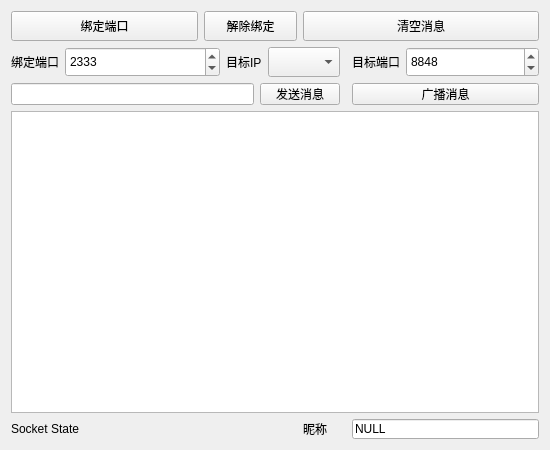
<?xml version="1.0" encoding="UTF-8"?>
<ui version="4.0">
 <class>UDPCOM</class>
 <widget class="QWidget" name="UDPCOM">
  <property name="geometry">
   <rect>
    <x>0</x>
    <y>0</y>
    <width>550</width>
    <height>450</height>
   </rect>
  </property>
  <property name="minimumSize">
   <size>
    <width>550</width>
    <height>450</height>
   </size>
  </property>
  <property name="maximumSize">
   <size>
    <width>550</width>
    <height>450</height>
   </size>
  </property>
  <property name="windowTitle">
   <string>UDPCOM</string>
  </property>
  <layout class="QGridLayout" name="gridLayout">
   <item row="2" column="3" colspan="2">
    <widget class="QPushButton" name="pushButton_sendP2P">
     <property name="sizePolicy">
      <sizepolicy hsizetype="Expanding" vsizetype="Fixed">
       <horstretch>0</horstretch>
       <verstretch>20</verstretch>
      </sizepolicy>
     </property>
     <property name="minimumSize">
      <size>
       <width>0</width>
       <height>20</height>
      </size>
     </property>
     <property name="text">
      <string>发送消息</string>
     </property>
    </widget>
   </item>
   <item row="3" column="0" colspan="7">
    <widget class="QTextEdit" name="textEdit_disp"/>
   </item>
   <item row="4" column="4">
    <widget class="QLabel" name="label_4">
     <property name="sizePolicy">
      <sizepolicy hsizetype="Minimum" vsizetype="Minimum">
       <horstretch>0</horstretch>
       <verstretch>0</verstretch>
      </sizepolicy>
     </property>
     <property name="text">
      <string>昵称</string>
     </property>
    </widget>
   </item>
   <item row="0" column="4" colspan="3">
    <widget class="QPushButton" name="pushButton_clearDisp">
     <property name="sizePolicy">
      <sizepolicy hsizetype="Expanding" vsizetype="Fixed">
       <horstretch>0</horstretch>
       <verstretch>0</verstretch>
      </sizepolicy>
     </property>
     <property name="minimumSize">
      <size>
       <width>0</width>
       <height>30</height>
      </size>
     </property>
     <property name="maximumSize">
      <size>
       <width>16777215</width>
       <height>30</height>
      </size>
     </property>
     <property name="text">
      <string>清空消息</string>
     </property>
    </widget>
   </item>
   <item row="0" column="0">
    <widget class="QPushButton" name="pushButton_bindPort">
     <property name="sizePolicy">
      <sizepolicy hsizetype="Expanding" vsizetype="Fixed">
       <horstretch>0</horstretch>
       <verstretch>0</verstretch>
      </sizepolicy>
     </property>
     <property name="minimumSize">
      <size>
       <width>0</width>
       <height>30</height>
      </size>
     </property>
     <property name="maximumSize">
      <size>
       <width>16777215</width>
       <height>30</height>
      </size>
     </property>
     <property name="text">
      <string>绑定端口</string>
     </property>
    </widget>
   </item>
   <item row="0" column="1" colspan="3">
    <widget class="QPushButton" name="pushButton_abortBind">
     <property name="sizePolicy">
      <sizepolicy hsizetype="Expanding" vsizetype="Fixed">
       <horstretch>0</horstretch>
       <verstretch>0</verstretch>
      </sizepolicy>
     </property>
     <property name="minimumSize">
      <size>
       <width>0</width>
       <height>30</height>
      </size>
     </property>
     <property name="maximumSize">
      <size>
       <width>16777215</width>
       <height>30</height>
      </size>
     </property>
     <property name="text">
      <string>解除绑定</string>
     </property>
    </widget>
   </item>
   <item row="1" column="6">
    <layout class="QHBoxLayout" name="horizontalLayout_3">
     <item>
      <widget class="QLabel" name="label_3">
       <property name="sizePolicy">
        <sizepolicy hsizetype="Fixed" vsizetype="Preferred">
         <horstretch>0</horstretch>
         <verstretch>0</verstretch>
        </sizepolicy>
       </property>
       <property name="text">
        <string>目标端口</string>
       </property>
      </widget>
     </item>
     <item>
      <widget class="QSpinBox" name="spinBox_targetPort">
       <property name="sizePolicy">
        <sizepolicy hsizetype="Expanding" vsizetype="Fixed">
         <horstretch>0</horstretch>
         <verstretch>0</verstretch>
        </sizepolicy>
       </property>
       <property name="minimumSize">
        <size>
         <width>0</width>
         <height>30</height>
        </size>
       </property>
       <property name="maximumSize">
        <size>
         <width>16777215</width>
         <height>30</height>
        </size>
       </property>
       <property name="maximum">
        <number>10000</number>
       </property>
       <property name="value">
        <number>8848</number>
       </property>
      </widget>
     </item>
    </layout>
   </item>
   <item row="1" column="2" colspan="3">
    <layout class="QHBoxLayout" name="horizontalLayout_2">
     <item>
      <widget class="QLabel" name="label_2">
       <property name="sizePolicy">
        <sizepolicy hsizetype="Fixed" vsizetype="Preferred">
         <horstretch>0</horstretch>
         <verstretch>0</verstretch>
        </sizepolicy>
       </property>
       <property name="text">
        <string>目标IP</string>
       </property>
      </widget>
     </item>
     <item>
      <widget class="QComboBox" name="comboBox_targetIP">
       <property name="sizePolicy">
        <sizepolicy hsizetype="Preferred" vsizetype="Fixed">
         <horstretch>0</horstretch>
         <verstretch>0</verstretch>
        </sizepolicy>
       </property>
       <property name="minimumSize">
        <size>
         <width>0</width>
         <height>30</height>
        </size>
       </property>
       <property name="maximumSize">
        <size>
         <width>16777215</width>
         <height>30</height>
        </size>
       </property>
      </widget>
     </item>
    </layout>
   </item>
   <item row="2" column="0" colspan="3">
    <widget class="QLineEdit" name="lineEdit_msg2Send"/>
   </item>
   <item row="1" column="0" colspan="2">
    <layout class="QHBoxLayout" name="horizontalLayout">
     <item>
      <widget class="QLabel" name="label">
       <property name="sizePolicy">
        <sizepolicy hsizetype="Fixed" vsizetype="Preferred">
         <horstretch>0</horstretch>
         <verstretch>0</verstretch>
        </sizepolicy>
       </property>
       <property name="text">
        <string>绑定端口</string>
       </property>
      </widget>
     </item>
     <item>
      <widget class="QSpinBox" name="spinBox_bindPort">
       <property name="sizePolicy">
        <sizepolicy hsizetype="Expanding" vsizetype="Fixed">
         <horstretch>0</horstretch>
         <verstretch>0</verstretch>
        </sizepolicy>
       </property>
       <property name="minimumSize">
        <size>
         <width>0</width>
         <height>30</height>
        </size>
       </property>
       <property name="maximumSize">
        <size>
         <width>16777215</width>
         <height>30</height>
        </size>
       </property>
       <property name="maximum">
        <number>10000</number>
       </property>
       <property name="value">
        <number>2333</number>
       </property>
      </widget>
     </item>
    </layout>
   </item>
   <item row="2" column="6">
    <widget class="QPushButton" name="pushButton_Broadcast">
     <property name="sizePolicy">
      <sizepolicy hsizetype="Expanding" vsizetype="Fixed">
       <horstretch>0</horstretch>
       <verstretch>20</verstretch>
      </sizepolicy>
     </property>
     <property name="minimumSize">
      <size>
       <width>0</width>
       <height>20</height>
      </size>
     </property>
     <property name="text">
      <string>广播消息</string>
     </property>
    </widget>
   </item>
   <item row="4" column="6">
    <widget class="QLineEdit" name="lineEdit_name">
     <property name="minimumSize">
      <size>
       <width>0</width>
       <height>20</height>
      </size>
     </property>
     <property name="maximumSize">
      <size>
       <width>16777215</width>
       <height>20</height>
      </size>
     </property>
     <property name="text">
      <string>NULL</string>
     </property>
    </widget>
   </item>
   <item row="4" column="0" colspan="4">
    <widget class="QLabel" name="label_socketState">
     <property name="sizePolicy">
      <sizepolicy hsizetype="Expanding" vsizetype="Minimum">
       <horstretch>0</horstretch>
       <verstretch>0</verstretch>
      </sizepolicy>
     </property>
     <property name="minimumSize">
      <size>
       <width>0</width>
       <height>20</height>
      </size>
     </property>
     <property name="maximumSize">
      <size>
       <width>16777215</width>
       <height>20</height>
      </size>
     </property>
     <property name="text">
      <string>Socket State</string>
     </property>
    </widget>
   </item>
  </layout>
 </widget>
 <layoutdefault spacing="6" margin="11"/>
 <resources/>
 <connections/>
</ui>
